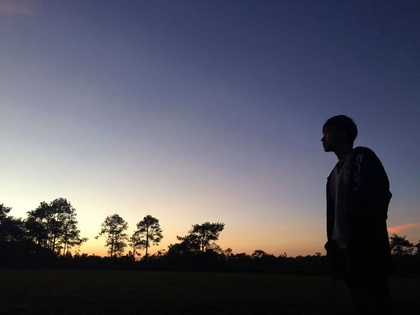
%> input picture p1.jpg, 420 x 315 px, shrunk from 960 x 720 before the run
$ octave equalization1.m   (GNU Octave 9; MATLAB toolbox functions it lacks are replaced by stand-ins)
%> lines starting %> are read from the running program, lines starting %| are printed output that depends on the picture
clc;
clear;
picture=imread('p1.jpg');
%> picture is the input picture: size 315x420x3 uint8; mean R, G, B 90.2, 90, 101.4
graycolor = rgb2gray(picture);
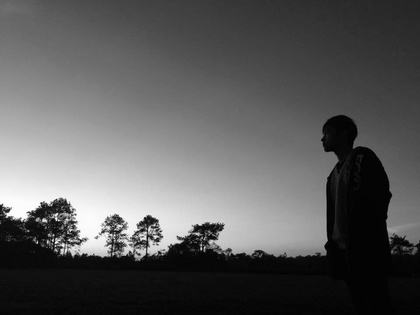
%> graycolor: size 315x420 uint8; min 0, max 254, mean 91.4
num=size(picture,1)*size(picture,2);
%> num = 132300
Histogram=uint8(zeros(size(picture,1),size(picture,2)));

freq=zeros(256,1);
probf=zeros(256,1);
probc=zeros(256,1);
cum=zeros(256,1);
output=zeros(256,1);
for i=1:size(picture,1)
    for j=1:size(picture,2)
        value=picture(i,j);
        freq(value+1)=freq(value+1)+1;
        probf(value+1)=freq(value+1)/num;
    end

end
%> after the loop, freq = 256 values, max 3526 at index 4, min 0 at index 256, mean 516.8; probf = 256 values, max 0.0267 at index 4, min 0 at index 256, mean 0.00391

sum=0;
no_bins=255;
for i=1:size(probf)
   sum=sum+freq(i);
   cum(i)=sum;
   probc(i)=cum(i)/num;
   output(i)=round(probc(i)*no_bins);
end
%> this loop made 256 passes
%> sum on passes 1 to 3: 218, 534, 2977
%> after the loop, cum = 256 values from 218 to 132300; output = 256 values from 0 to 255; probc = 256 values from 0.00165 to 1; sum = 132300
for i=1:size(picture,1)
    for j=1:size(picture,2)
            Histogram(i,j)=output(picture(i,j)+1);
    end
end
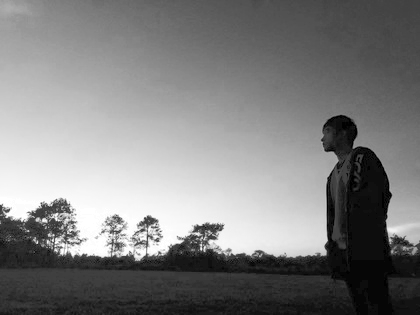
%> Histogram: size 315x420 uint8; min 0, max 255, mean 128.4

subplot  332,imshow(picture);
title('Original Image');

subplot  334,imshow(graycolor);
title('Gray Image');

subplot  337,imhist(graycolor);
title('Histogram Gray Image');


subplot  336,imshow(Histogram);
title('Gray Image Equalization');

subplot  339,imhist(Histogram);
title('Gray Histogram equalization');
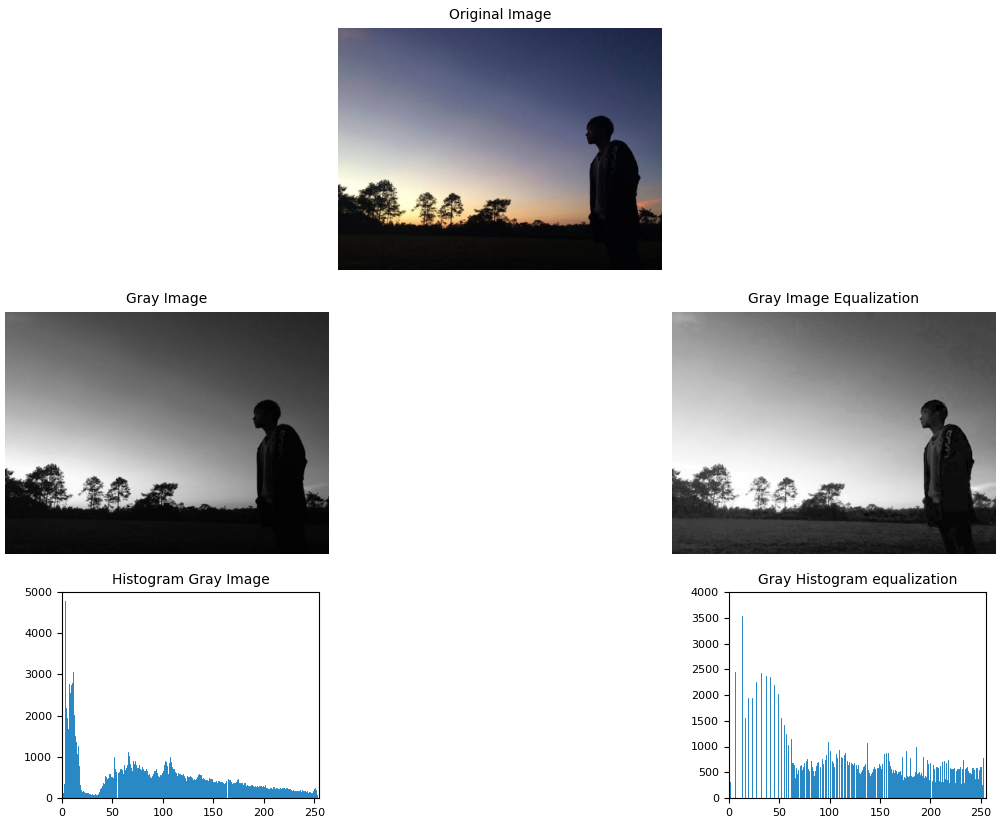
%> figure redrawn from the program's plot data, 5 panels
